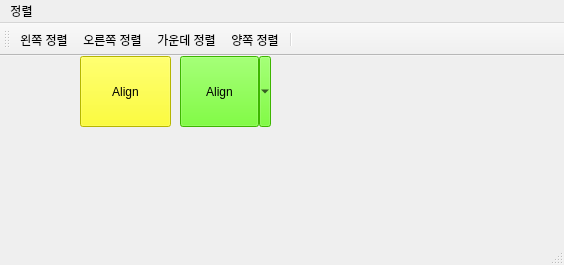
<?xml version="1.0" encoding="UTF-8"?>
<ui version="4.0">
 <class>MainWindow</class>
 <widget class="QMainWindow" name="MainWindow">
  <property name="geometry">
   <rect>
    <x>0</x>
    <y>0</y>
    <width>564</width>
    <height>265</height>
   </rect>
  </property>
  <property name="minimumSize">
   <size>
    <width>0</width>
    <height>0</height>
   </size>
  </property>
  <property name="windowTitle">
   <string>Main Window</string>
  </property>
  <widget class="QWidget" name="centralwidget">
   <widget class="QToolButton" name="menuTool">
    <property name="geometry">
     <rect>
      <x>80</x>
      <y>0</y>
      <width>91</width>
      <height>71</height>
     </rect>
    </property>
    <property name="styleSheet">
     <string notr="true">background-color: rgb(255, 255, 0);</string>
    </property>
    <property name="text">
     <string>Align</string>
    </property>
    <property name="checkable">
     <bool>false</bool>
    </property>
    <property name="autoExclusive">
     <bool>false</bool>
    </property>
    <property name="popupMode">
     <enum>QToolButton::InstantPopup</enum>
    </property>
    <property name="toolButtonStyle">
     <enum>Qt::ToolButtonTextUnderIcon</enum>
    </property>
    <property name="autoRaise">
     <bool>false</bool>
    </property>
    <property name="arrowType">
     <enum>Qt::NoArrow</enum>
    </property>
   </widget>
   <widget class="QToolButton" name="toolButton">
    <property name="geometry">
     <rect>
      <x>180</x>
      <y>0</y>
      <width>91</width>
      <height>71</height>
     </rect>
    </property>
    <property name="styleSheet">
     <string notr="true">background-color: rgb(85, 255, 0);</string>
    </property>
    <property name="text">
     <string>Align</string>
    </property>
    <property name="checkable">
     <bool>false</bool>
    </property>
    <property name="autoExclusive">
     <bool>false</bool>
    </property>
    <property name="popupMode">
     <enum>QToolButton::MenuButtonPopup</enum>
    </property>
    <property name="toolButtonStyle">
     <enum>Qt::ToolButtonTextUnderIcon</enum>
    </property>
    <property name="autoRaise">
     <bool>false</bool>
    </property>
    <property name="arrowType">
     <enum>Qt::NoArrow</enum>
    </property>
   </widget>
  </widget>
  <widget class="QStatusBar" name="statusBar"/>
  <widget class="QToolBar" name="toolBar">
   <property name="windowTitle">
    <string>toolBar</string>
   </property>
   <attribute name="toolBarArea">
    <enum>TopToolBarArea</enum>
   </attribute>
   <attribute name="toolBarBreak">
    <bool>false</bool>
   </attribute>
   <addaction name="actionLeftAlign"/>
   <addaction name="actionRightAlign"/>
   <addaction name="actionCenterAlign"/>
   <addaction name="actionJustAlign"/>
   <addaction name="separator"/>
  </widget>
  <widget class="QMenuBar" name="menuBar">
   <property name="geometry">
    <rect>
     <x>0</x>
     <y>0</y>
     <width>564</width>
     <height>20</height>
    </rect>
   </property>
   <widget class="QMenu" name="menu">
    <property name="title">
     <string>정렬</string>
    </property>
    <addaction name="actionLeftAlign"/>
    <addaction name="actionRightAlign"/>
    <addaction name="actionCenterAlign"/>
    <addaction name="actionJustAlign"/>
   </widget>
   <addaction name="menu"/>
  </widget>
  <action name="actionLeftAlign">
   <property name="icon">
    <iconset resource="icon.qrc">
     <normaloff>:/align/images/align_left.png</normaloff>:/align/images/align_left.png</iconset>
   </property>
   <property name="text">
    <string>왼쪽 정렬</string>
   </property>
   <property name="toolTip">
    <string>왼쪽 맞춤</string>
   </property>
  </action>
  <action name="actionRightAlign">
   <property name="icon">
    <iconset resource="icon.qrc">
     <normaloff>:/align/images/align_right.png</normaloff>:/align/images/align_right.png</iconset>
   </property>
   <property name="text">
    <string>오른쪽 정렬</string>
   </property>
   <property name="toolTip">
    <string>오른쪽 맞춤</string>
   </property>
  </action>
  <action name="actionCenterAlign">
   <property name="icon">
    <iconset resource="icon.qrc">
     <normaloff>:/align/images/align_center.png</normaloff>:/align/images/align_center.png</iconset>
   </property>
   <property name="text">
    <string>가운데 정렬</string>
   </property>
   <property name="toolTip">
    <string>가운데 맞춤</string>
   </property>
  </action>
  <action name="actionJustAlign">
   <property name="checkable">
    <bool>false</bool>
   </property>
   <property name="icon">
    <iconset resource="icon.qrc">
     <normaloff>:/align/images/align_justify.png</normaloff>:/align/images/align_justify.png</iconset>
   </property>
   <property name="text">
    <string>양쪽 정렬</string>
   </property>
   <property name="toolTip">
    <string>양쪽맞춤</string>
   </property>
  </action>
 </widget>
 <resources>
  <include location="icon.qrc"/>
 </resources>
 <connections/>
</ui>
